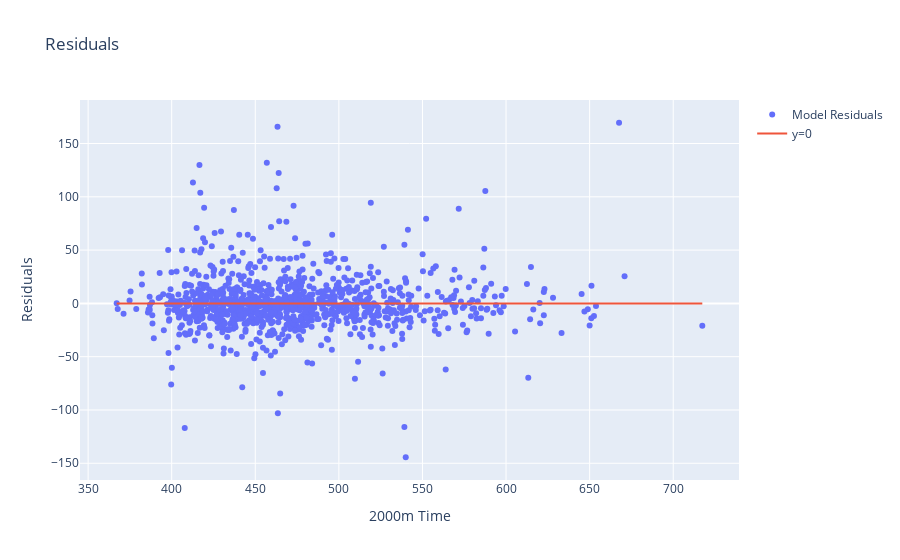

The notebook cell this image was saved under:
### Code cell
pp_5_2_10.df_test["residuals"] = linear_model.resid
line_y = [0] * len(pp_5_2_10.df_train["time_2000"])

pp.plot_scatter_and_line(pp_5_2_10.df_test["time_2000"], pp_5_2_10.df_test["residuals"], line_y, "Model Residuals", "y=0", "Residuals", "2000m Time", "Residuals")

### Figure 1 — Plotly figure (JSON) as saved in the notebook; plotly's stock layout.template omitted (floating-point values rounded to 4 significant figures; data arrays with more than 128 entries replaced by an {"elided": "..."} marker saying what was removed)
{"data": [{"mode": "markers", "name": "Model Residuals", "type": "scatter", "x": {"elided": "1065 float values"}, "y": {"elided": "1065 float values"}}, {"name": "y=0", "type": "scatter", "x": {"elided": "1065 float values"}, "y": {"elided": "4968 int values"}}], "layout": {"title": {"text": "Residuals"}, "xaxis": {"title": {"text": "2000m Time"}}, "yaxis": {"title": {"text": "Residuals"}}}}
